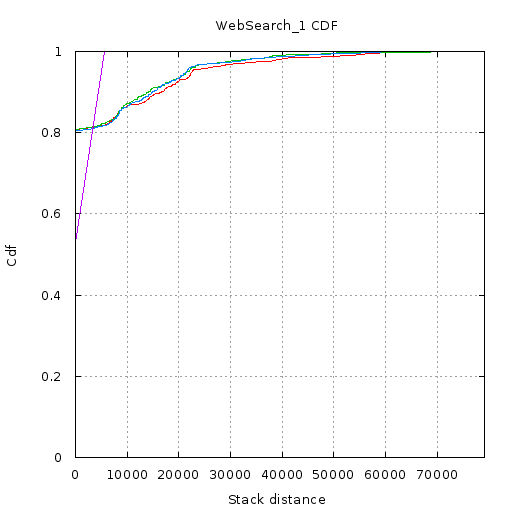

The gnuplot source for this figure:
set terminal  png size 512,512 font 'Verdana, 10'
set nokey
set title "WebSearch_1 CDF"
set output '//home//cat//Documents//CACHE//Tests//Gists//WebSearch1//CDF//0//cdf.png'
set ylabel "Cdf"
set yrange [0:1]
set xlabel "Stack distance"
set xrange [2.000000:79133.000000]
set grid xtics ytics
plot '//home//cat//Documents//CACHE//Tests//Gists//WebSearch1//CDF//0//0.txt' using 1:2 with lines,\
'//home//cat//Documents//CACHE//Tests//Gists//WebSearch1//CDF//0//1.txt' using 1:2 with lines,\
'//home//cat//Documents//CACHE//Tests//Gists//WebSearch1//CDF//0//2.txt' using 1:2 with lines,\
'//home//cat//Documents//CACHE//Tests//Gists//WebSearch1//CDF//0//3.txt' using 1:2 with lines,\
'//home//cat//Documents//CACHE//Tests//Gists//WebSearch1//CDF//0//4.txt' using 1:2 with lines
